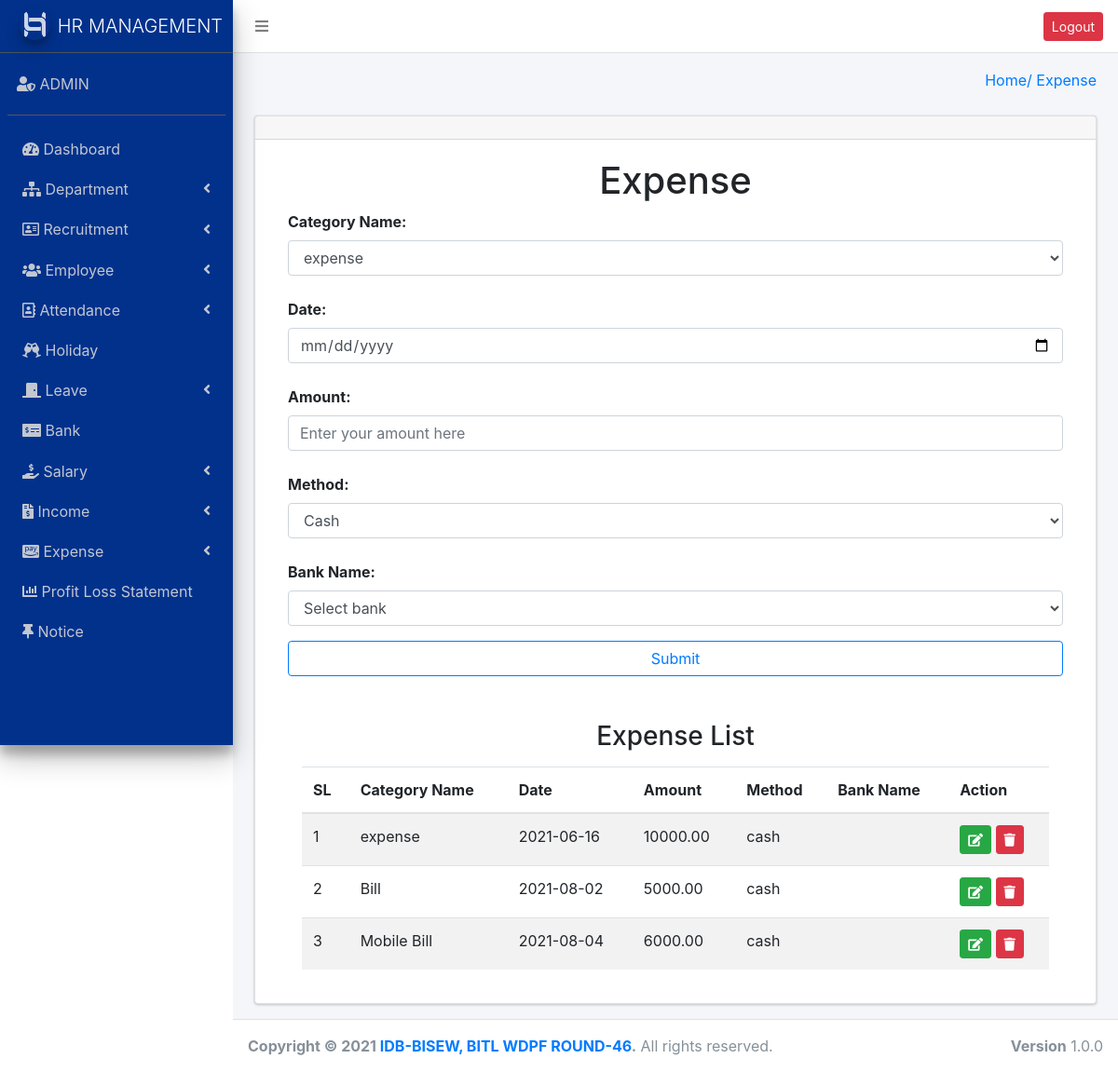
The app's page /expense.php (signed in) with its own data.
### tables this page shows
CREATE TABLE `expense` (
  `exoenseID` int(11) NOT NULL,
  `categoryID` int(11) NOT NULL,
  `date` date NOT NULL,
  `amount` decimal(10,2) NOT NULL,
  `method` enum('cash','bank') NOT NULL,
  `bankID` int(11) NOT NULL
);

CREATE TABLE `expense_category` (
  `id` int(11) NOT NULL,
  `category_name` varchar(255) NOT NULL,
  `status` enum('active','inactive') NOT NULL
);

### expense.php (the view, shortened to what this page needs)
  <?php
require_once("header.php");
require_once("sidebar.php");
$expense_data=$conn->query("SELECT `exoenseID`,expense_category.category_name,`date`,`amount`,`method`,`bankID` FROM `expense` JOIN expense_category ON expense_category.id=expense.categoryID");
$mm=$conn->query("SELECT * FROM expense_category");
 ?>
<section class="content-header">
  <div class="container-fluid">
    <div class="row mb-2">
      <div class="col-sm-6">
      </div>
      <div class="col-sm-6">
        <ol class="breadcrumb float-sm-right">
          <li class="breadcrumb-item"><a href="#">Home/ Expense</a></li>
        </ol>
      </div>
    </div>
  </div>
</section>
<section class="content">
  <div class="container-fluid">
    <div class="row">
      <div class="col-md-12">
        <div class="card">
          <div class="card-header">
          </div>
          <div class="container">
          <div class="card-body">
            <h1 style="text-align: center;">Expense</h1>
            <form action=" " method="post">
            <label for="category name">Category Name:</label>
            <select name="categoryID" class="form-control">
            <?php
            while ($rr=$mm->fetch_assoc()) {
            ?>
            <option value="<?php echo $rr['id'] ?>"><?php echo $rr['category_name'] ?></option>
            <?php } ?>
            </select>
            <br>
            <label for="date">Date:</label>
            <input type="date" name="date" placeholder="Enter your date here" class="form-control"><br>
            <label for="amount">Amount:</label>
            <input type="text" name="amount" placeholder="Enter your amount here" class="form-control"><br>
            <label for="method">Method:</label>
            <select name="method"class="form-control">
              <option>Cash</option>
            </select>
            <br>
            <div class="form-group">
              <label for="bankID">Bank Name:</label>
            <select name="bankID" class="form-control">
              <<option value="0">Select bank</option>}
            </select>
            </div>
            <td colspan="6">
              <input type="Submit" name="submit" value="Submit"class="btn btn-outline-primary btn btn-block">
            </td>
            </form>
            <br><br>
            <h3 class="text-center mb-3 ">Expense List</h3>
            <div class="container">
              <table class="table table-striped table-hover">
                <thead>
                  <tr>
                    <th>SL</th>
                    <th>Category Name</th>
                    <th>Date</th>
                    <th>Amount</th>
                    <th>Method</th>
                    <th>Bank Name</th>
                    <th>Action</th>
                  </tr>
                </thead>
                <tbody>
                  <?php $i=0; while ($expense=$expense_data->fetch_assoc()) { ?>
                  <tr>
                    <td><?php echo ++$i ?></td>
                    <td><?php echo $expense['category_name']?></td>
                    <td><?php echo $expense['date']?></td>
                    <td><?php echo $expense['amount']?></td>
                    <td><?php echo $expense['method']?></td>
                    <td><?php
                    ?></td>
                    <td>
                      <a href="./expense_edit.php?ram=<?php echo $expense['exoenseID']; ?>" class="btn btn-sm btn-success"><i class="fas fa-edit"></i></a>
                      <a href="./expense_delete.php?ram=<?php echo $expense['exoenseID']; ?>" class="btn btn-sm btn-danger" onclick="return confirm('are you sure?')"><i class="fas fa-trash"></i></a>
                    </td>
                  </tr>
                  <?php   } ?>
                  </tbody>
              </table>
            </div>
          </div>
        </div>
      </div>
    </div>
  </div>
</div>
</section>
<?php require("footer.php"); ?>

### records on screen
expense: categoryID.category_name "expense", date "2021-06-16", amount "10000.00", method "cash"
expense: categoryID.category_name "Bill", date "2021-08-02", amount "5000.00", method "cash"
expense: categoryID.category_name "Mobile Bill", date "2021-08-04", amount "6000.00", method "cash"

### other values on screen
form field categoryID "expense"
